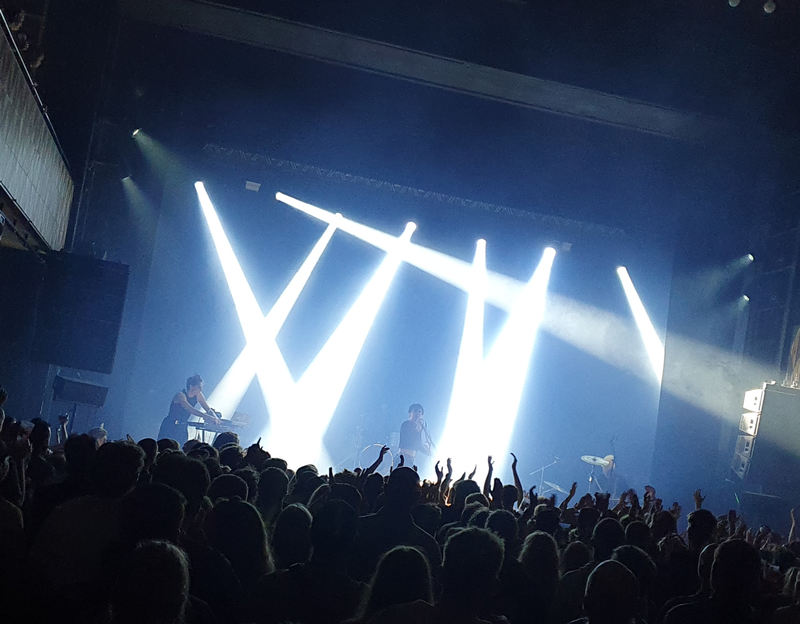
#> input picture examsets/Spring2023/data/GeomTrans/lights.png, 800 x 624 px
$ python exam.py
#> lines starting #> are read from the running program, lines starting #| are printed output that depends on the picture; after the words box and inside, x2 and y2 are one past the last pixel; in counts of white or black regions, pixels touching at a corner belong together; long printed decimals are rounded
import numpy as np
import cv2
from skimage.filters import threshold_otsu
import matplotlib.pyplot as plt

# Load the image (replace the path below with the actual image path)
image_path = 'lights.png'  # <-- Replace with the actual file name
image = cv2.imread(image_path)
#> image is the input picture: shape (624, 800, 3); mean B, G, R 102.7, 78.7, 62.4

# Check if image loaded successfully
if image is None:
    raise FileNotFoundError("Image not found. Please check the file path.")

# 1. Rotate the image 11 degrees with a rotation center of (40, 40)
(h, w) = image.shape[:2]
#> h = 624; w = 800
rotation_center = (40, 40)
rotation_matrix = cv2.getRotationMatrix2D(rotation_center, 11, 1.0)
rotated_image = cv2.warpAffine(image, rotation_matrix, (w, h))
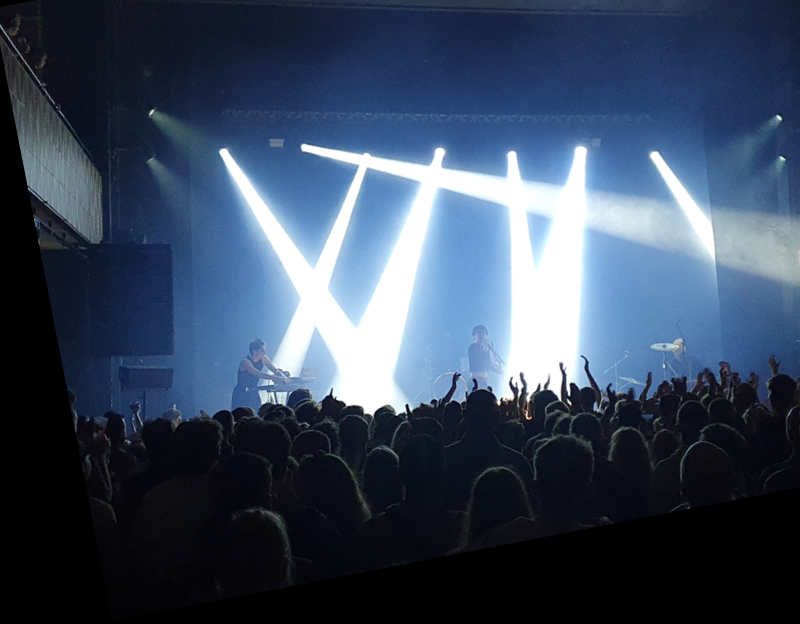
#> rotated_image: shape (624, 800, 3); mean B, G, R 93.2, 72.1, 57.4

# 2. Convert to grayscale and to float in range [0, 1]
gray_image = cv2.cvtColor(rotated_image, cv2.COLOR_BGR2GRAY).astype(np.float32) / 255.0
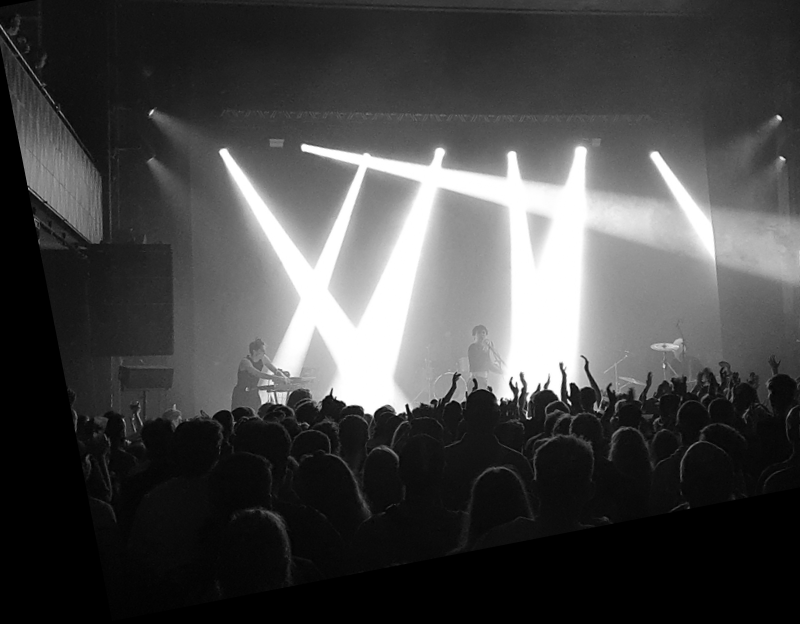
#> gray_image: shape (624, 800) float32; min 0, max 1, mean 0.275

# 3. Compute Otsu's threshold (still in [0, 1] range)
threshold_value = threshold_otsu(gray_image)
#> threshold_value = 0.42
binary_image = gray_image > threshold_value
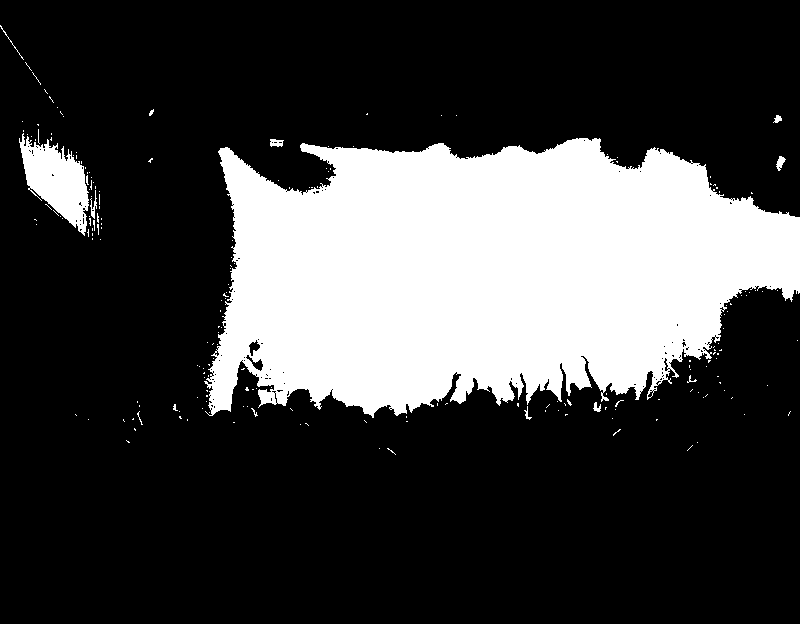
#> binary_image: shape (624, 800) bool; 25.4% white; 203 white regions (192 under 20 px), largest, box (x1, y1, x2, y2) and area: (204, 138, 800, 418) 122088, (19, 133, 89, 236) 3682, (270, 139, 284, 147) 81

# 4. Compute percentage of foreground pixels
foreground_percentage = np.mean(binary_image) * 100
#> foreground_percentage = 25.42

print(f"Otsu's threshold (float): {threshold_value}")
#| Otsu's threshold (float): 0.4199
print(f"Foreground pixel percentage: {foreground_percentage:.2f}%")
#| Foreground pixel percentage: 25.42%
